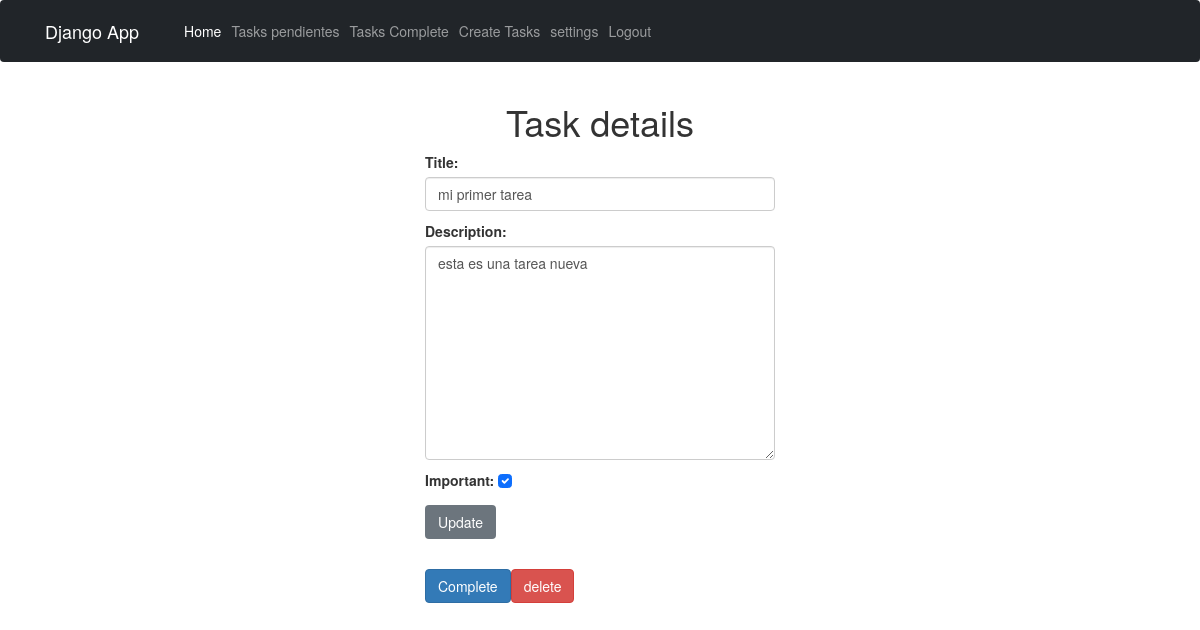
Screenshot of /tasks/1/ (signed in) with the database file from the repository.
### tasks/models.py (models this page shows, shortened)
class Task(models.Model):
    title = models.CharField(max_length=100)
    description = models.TextField(blank=True)
    created = models.DateTimeField(auto_now_add=True)
    datecompleted = models.DateTimeField(null=True, blank=True)
    important = models.BooleanField(default=False)
    user = models.ForeignKey(User, on_delete=models.CASCADE)

### tasks/views.py (the view, shortened to what this page needs)
# urls.py: path('tasks/<int:task_id>/', views.task_detail, name='task_detail'),
@login_required
def task_detail(request, task_id):
    if request.method == 'GET':
        task = get_object_or_404(Task, pk=task_id, user=request.user)
        form = TaskForm(instance=task)
        return render(request, 'task_detail.html', {'task': task, 'form': form})

### tasks/form.py
class TaskForm(forms.ModelForm):
    class Meta:
        model = Task
        fields = ['title', 'description', 'important']
        widgets = {
            'title': forms.TextInput(attrs={'class': 'form-control', 'placeholder':'Title'}),
            'description': forms.Textarea(attrs={'class': 'form-control', 'placeholder':'Description'}),
            'important': forms.CheckboxInput(attrs={'class': 'form-check-input'})
        }

### tasks/templates/task_detail.html (shortened to what this page needs)
{% extends 'base.html' %}
{% block content %}
<main class="container">
    <div class="row">
        <div class="col-md-4 offset-md-4">
            <h1 class="text-center">Task details</h1>
                <form method="POST">
                    {{form.as_p}}
                    <button class="btn btn-secondary">
                        Update
                    </button>
                </form>
            <div class="mt-5 d-flex">
                <form action="{%  url 'complete_task' task.id %}" method="POST">
                    <button class="btn btn-primary">
                        Complete
                    </button>
                </form>
                <form action="{%  url 'delete_task' task.id %}" method="POST">
                    <button class="btn btn-danger">
                        delete
                    </button>
                </form>
            </div>
        </div>
    </div>
</main>
{% endblock %}

### tasks/static/estilo.css (style rules this page uses)
.form-control { padding-right: 100px; }

### rows the page displays
Task: title "mi primer tarea", description "esta es una tarea nueva", important "☑"
